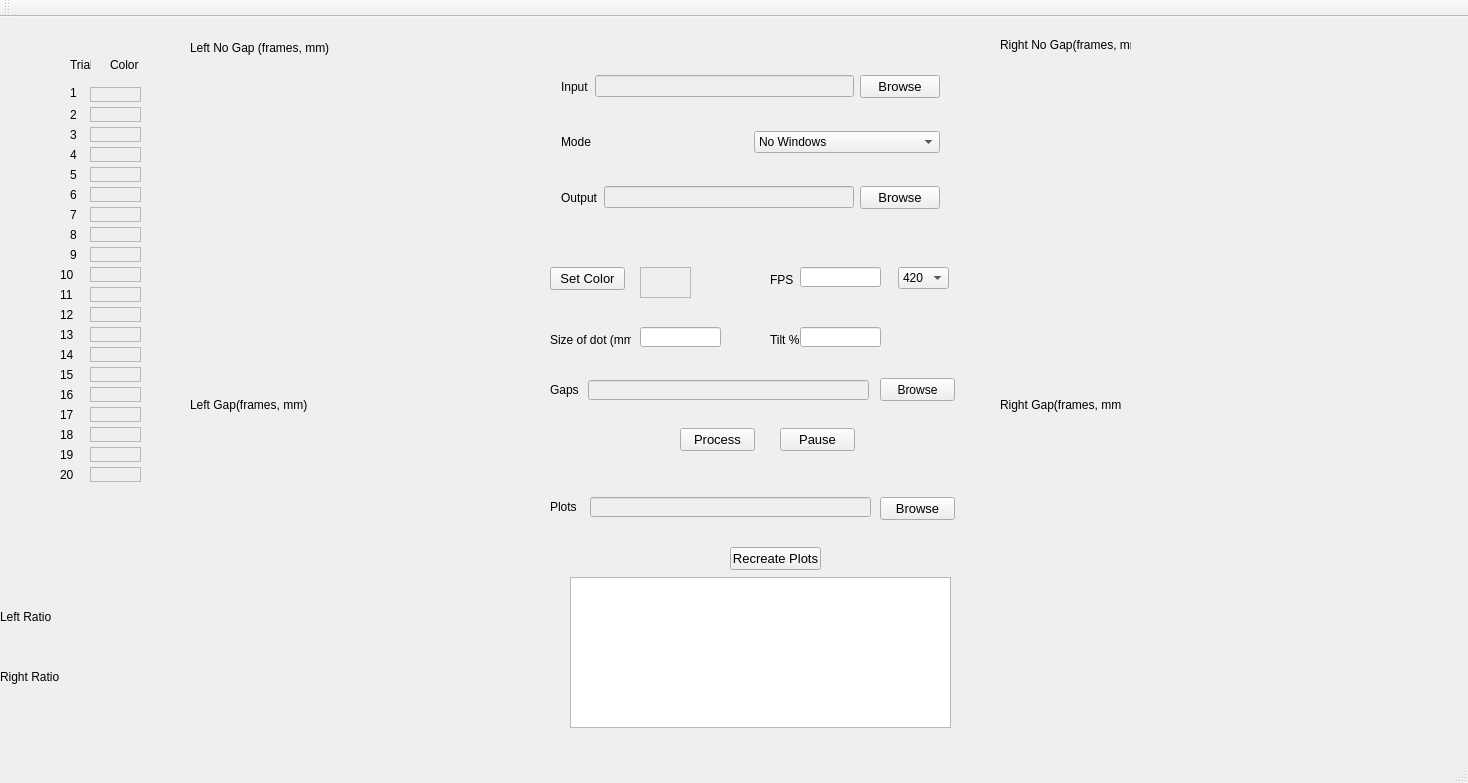
<?xml version="1.0" encoding="UTF-8"?>
<ui version="4.0">
 <class>MainWindow</class>
 <widget class="QMainWindow" name="MainWindow">
  <property name="geometry">
   <rect>
    <x>0</x>
    <y>0</y>
    <width>1468</width>
    <height>783</height>
   </rect>
  </property>
  <property name="windowTitle">
   <string>MainWindow</string>
  </property>
  <widget class="QWidget" name="centralWidget">
   <widget class="QPlainTextEdit" name="areaColor">
    <property name="enabled">
     <bool>false</bool>
    </property>
    <property name="geometry">
     <rect>
      <x>640</x>
      <y>250</y>
      <width>51</width>
      <height>31</height>
     </rect>
    </property>
   </widget>
   <widget class="QLabel" name="problems">
    <property name="geometry">
     <rect>
      <x>720</x>
      <y>610</y>
      <width>241</width>
      <height>41</height>
     </rect>
    </property>
    <property name="text">
     <string/>
    </property>
   </widget>
   <widget class="QPushButton" name="color">
    <property name="geometry">
     <rect>
      <x>550</x>
      <y>250</y>
      <width>75</width>
      <height>23</height>
     </rect>
    </property>
    <property name="font">
     <font>
      <pointsize>10</pointsize>
     </font>
    </property>
    <property name="text">
     <string>Set Color</string>
    </property>
   </widget>
   <widget class="QWidget" name="layoutWidget">
    <property name="geometry">
     <rect>
      <x>550</x>
      <y>20</y>
      <width>401</width>
      <height>211</height>
     </rect>
    </property>
    <layout class="QVBoxLayout" name="verticalLayout">
     <item>
      <layout class="QHBoxLayout" name="horizontalLayout">
       <item>
        <widget class="QLabel" name="label_2">
         <property name="text">
          <string>Input</string>
         </property>
        </widget>
       </item>
       <item>
        <widget class="QLineEdit" name="path">
         <property name="enabled">
          <bool>false</bool>
         </property>
        </widget>
       </item>
       <item>
        <widget class="QPushButton" name="Browse1">
         <property name="font">
          <font>
           <pointsize>10</pointsize>
          </font>
         </property>
         <property name="text">
          <string>Browse</string>
         </property>
        </widget>
       </item>
      </layout>
     </item>
     <item>
      <layout class="QHBoxLayout" name="horizontalLayout_3">
       <item>
        <widget class="QLabel" name="label">
         <property name="text">
          <string>Mode</string>
         </property>
        </widget>
       </item>
       <item>
        <widget class="QComboBox" name="mode">
         <item>
          <property name="text">
           <string>No Windows</string>
          </property>
         </item>
         <item>
          <property name="text">
           <string>Windows</string>
          </property>
         </item>
        </widget>
       </item>
      </layout>
     </item>
     <item>
      <layout class="QHBoxLayout" name="horizontalLayout_2">
       <item>
        <widget class="QLabel" name="label_4">
         <property name="text">
          <string>Output</string>
         </property>
        </widget>
       </item>
       <item>
        <widget class="QLineEdit" name="outPath">
         <property name="enabled">
          <bool>false</bool>
         </property>
        </widget>
       </item>
       <item>
        <widget class="QPushButton" name="Browse2">
         <property name="font">
          <font>
           <pointsize>10</pointsize>
          </font>
         </property>
         <property name="text">
          <string>Browse</string>
         </property>
        </widget>
       </item>
      </layout>
     </item>
    </layout>
   </widget>
   <widget class="QPushButton" name="starp">
    <property name="geometry">
     <rect>
      <x>680</x>
      <y>411</y>
      <width>75</width>
      <height>23</height>
     </rect>
    </property>
    <property name="font">
     <font>
      <pointsize>10</pointsize>
     </font>
    </property>
    <property name="text">
     <string>Process</string>
    </property>
   </widget>
   <widget class="QLineEdit" name="txtPath">
    <property name="enabled">
     <bool>false</bool>
    </property>
    <property name="geometry">
     <rect>
      <x>588</x>
      <y>363</y>
      <width>281</width>
      <height>20</height>
     </rect>
    </property>
   </widget>
   <widget class="QLabel" name="label_5">
    <property name="geometry">
     <rect>
      <x>550</x>
      <y>350</y>
      <width>34</width>
      <height>46</height>
     </rect>
    </property>
    <property name="text">
     <string>Gaps</string>
    </property>
   </widget>
   <widget class="QPushButton" name="Browse3">
    <property name="geometry">
     <rect>
      <x>880</x>
      <y>361</y>
      <width>75</width>
      <height>23</height>
     </rect>
    </property>
    <property name="text">
     <string>Browse</string>
    </property>
   </widget>
   <widget class="QComboBox" name="fps">
    <property name="geometry">
     <rect>
      <x>898</x>
      <y>250</y>
      <width>51</width>
      <height>22</height>
     </rect>
    </property>
    <item>
     <property name="text">
      <string>420</string>
     </property>
    </item>
    <item>
     <property name="text">
      <string>240</string>
     </property>
    </item>
   </widget>
   <widget class="QLabel" name="label_6">
    <property name="geometry">
     <rect>
      <x>770</x>
      <y>240</y>
      <width>34</width>
      <height>46</height>
     </rect>
    </property>
    <property name="text">
     <string>FPS</string>
    </property>
   </widget>
   <widget class="QCustomPlot" name="LeftNoGap" native="true">
    <property name="enabled">
     <bool>true</bool>
    </property>
    <property name="geometry">
     <rect>
      <x>190</x>
      <y>50</y>
      <width>341</width>
      <height>311</height>
     </rect>
    </property>
   </widget>
   <widget class="QCustomPlot" name="RightNoGap" native="true">
    <property name="geometry">
     <rect>
      <x>1000</x>
      <y>50</y>
      <width>341</width>
      <height>311</height>
     </rect>
    </property>
   </widget>
   <widget class="QCustomPlot" name="RightGap" native="true">
    <property name="geometry">
     <rect>
      <x>1000</x>
      <y>410</y>
      <width>341</width>
      <height>311</height>
     </rect>
    </property>
   </widget>
   <widget class="QCustomPlot" name="LeftGap" native="true">
    <property name="geometry">
     <rect>
      <x>190</x>
      <y>410</y>
      <width>341</width>
      <height>311</height>
     </rect>
    </property>
   </widget>
   <widget class="QLabel" name="label_3">
    <property name="geometry">
     <rect>
      <x>190</x>
      <y>20</y>
      <width>181</width>
      <height>21</height>
     </rect>
    </property>
    <property name="text">
     <string>Left No Gap (frames, mm)</string>
    </property>
    <property name="textFormat">
     <enum>Qt::PlainText</enum>
    </property>
   </widget>
   <widget class="QLabel" name="label_7">
    <property name="geometry">
     <rect>
      <x>190</x>
      <y>380</y>
      <width>131</width>
      <height>16</height>
     </rect>
    </property>
    <property name="text">
     <string>Left Gap(frames, mm)</string>
    </property>
   </widget>
   <widget class="QLabel" name="label_8">
    <property name="geometry">
     <rect>
      <x>1000</x>
      <y>20</y>
      <width>131</width>
      <height>16</height>
     </rect>
    </property>
    <property name="text">
     <string>Right No Gap(frames, mm)</string>
    </property>
   </widget>
   <widget class="QLabel" name="label_9">
    <property name="geometry">
     <rect>
      <x>1000</x>
      <y>380</y>
      <width>121</width>
      <height>16</height>
     </rect>
    </property>
    <property name="text">
     <string>Right Gap(frames, mm)</string>
    </property>
   </widget>
   <widget class="QLabel" name="label_10">
    <property name="geometry">
     <rect>
      <x>550</x>
      <y>467</y>
      <width>34</width>
      <height>46</height>
     </rect>
    </property>
    <property name="text">
     <string>Plots</string>
    </property>
   </widget>
   <widget class="QPushButton" name="Browse4">
    <property name="geometry">
     <rect>
      <x>880</x>
      <y>480</y>
      <width>75</width>
      <height>23</height>
     </rect>
    </property>
    <property name="font">
     <font>
      <pointsize>10</pointsize>
     </font>
    </property>
    <property name="text">
     <string>Browse</string>
    </property>
   </widget>
   <widget class="QLineEdit" name="plotPath">
    <property name="enabled">
     <bool>false</bool>
    </property>
    <property name="geometry">
     <rect>
      <x>590</x>
      <y>480</y>
      <width>281</width>
      <height>20</height>
     </rect>
    </property>
   </widget>
   <widget class="QPushButton" name="ploting">
    <property name="geometry">
     <rect>
      <x>730</x>
      <y>530</y>
      <width>91</width>
      <height>23</height>
     </rect>
    </property>
    <property name="font">
     <font>
      <pointsize>10</pointsize>
     </font>
    </property>
    <property name="text">
     <string>Recreate Plots</string>
    </property>
   </widget>
   <widget class="QLineEdit" name="fps3">
    <property name="geometry">
     <rect>
      <x>800</x>
      <y>250</y>
      <width>81</width>
      <height>20</height>
     </rect>
    </property>
   </widget>
   <widget class="QTextEdit" name="Information">
    <property name="geometry">
     <rect>
      <x>570</x>
      <y>560</y>
      <width>381</width>
      <height>151</height>
     </rect>
    </property>
    <property name="font">
     <font>
      <pointsize>11</pointsize>
     </font>
    </property>
   </widget>
   <widget class="QLabel" name="label_11">
    <property name="geometry">
     <rect>
      <x>70</x>
      <y>40</y>
      <width>21</width>
      <height>16</height>
     </rect>
    </property>
    <property name="text">
     <string>Trial</string>
    </property>
   </widget>
   <widget class="QLabel" name="label_12">
    <property name="geometry">
     <rect>
      <x>110</x>
      <y>40</y>
      <width>31</width>
      <height>16</height>
     </rect>
    </property>
    <property name="text">
     <string>Color</string>
    </property>
   </widget>
   <widget class="QLabel" name="label_13">
    <property name="geometry">
     <rect>
      <x>70</x>
      <y>66</y>
      <width>21</width>
      <height>20</height>
     </rect>
    </property>
    <property name="text">
     <string>1</string>
    </property>
   </widget>
   <widget class="QLabel" name="label_14">
    <property name="geometry">
     <rect>
      <x>70</x>
      <y>90</y>
      <width>21</width>
      <height>16</height>
     </rect>
    </property>
    <property name="text">
     <string>2</string>
    </property>
   </widget>
   <widget class="QLabel" name="label_15">
    <property name="geometry">
     <rect>
      <x>70</x>
      <y>110</y>
      <width>21</width>
      <height>16</height>
     </rect>
    </property>
    <property name="text">
     <string>3</string>
    </property>
   </widget>
   <widget class="QLabel" name="label_16">
    <property name="geometry">
     <rect>
      <x>70</x>
      <y>130</y>
      <width>21</width>
      <height>16</height>
     </rect>
    </property>
    <property name="text">
     <string>4</string>
    </property>
   </widget>
   <widget class="QLabel" name="label_17">
    <property name="geometry">
     <rect>
      <x>70</x>
      <y>150</y>
      <width>21</width>
      <height>16</height>
     </rect>
    </property>
    <property name="text">
     <string>5</string>
    </property>
   </widget>
   <widget class="QLabel" name="label_18">
    <property name="geometry">
     <rect>
      <x>70</x>
      <y>170</y>
      <width>21</width>
      <height>16</height>
     </rect>
    </property>
    <property name="text">
     <string>6</string>
    </property>
   </widget>
   <widget class="QLabel" name="label_19">
    <property name="geometry">
     <rect>
      <x>70</x>
      <y>190</y>
      <width>21</width>
      <height>16</height>
     </rect>
    </property>
    <property name="text">
     <string>7</string>
    </property>
   </widget>
   <widget class="QLabel" name="label_20">
    <property name="geometry">
     <rect>
      <x>70</x>
      <y>210</y>
      <width>21</width>
      <height>16</height>
     </rect>
    </property>
    <property name="text">
     <string>8</string>
    </property>
   </widget>
   <widget class="QLabel" name="label_21">
    <property name="geometry">
     <rect>
      <x>70</x>
      <y>230</y>
      <width>21</width>
      <height>16</height>
     </rect>
    </property>
    <property name="text">
     <string>9</string>
    </property>
   </widget>
   <widget class="QLabel" name="label_22">
    <property name="geometry">
     <rect>
      <x>60</x>
      <y>250</y>
      <width>21</width>
      <height>16</height>
     </rect>
    </property>
    <property name="text">
     <string>10</string>
    </property>
   </widget>
   <widget class="QLabel" name="label_23">
    <property name="geometry">
     <rect>
      <x>60</x>
      <y>270</y>
      <width>21</width>
      <height>16</height>
     </rect>
    </property>
    <property name="text">
     <string>11</string>
    </property>
   </widget>
   <widget class="QLabel" name="label_24">
    <property name="geometry">
     <rect>
      <x>60</x>
      <y>290</y>
      <width>21</width>
      <height>16</height>
     </rect>
    </property>
    <property name="text">
     <string>12</string>
    </property>
   </widget>
   <widget class="QLabel" name="label_25">
    <property name="geometry">
     <rect>
      <x>60</x>
      <y>310</y>
      <width>21</width>
      <height>16</height>
     </rect>
    </property>
    <property name="text">
     <string>13</string>
    </property>
   </widget>
   <widget class="QLabel" name="label_26">
    <property name="geometry">
     <rect>
      <x>60</x>
      <y>330</y>
      <width>21</width>
      <height>16</height>
     </rect>
    </property>
    <property name="text">
     <string>14</string>
    </property>
   </widget>
   <widget class="QLabel" name="label_27">
    <property name="geometry">
     <rect>
      <x>60</x>
      <y>350</y>
      <width>21</width>
      <height>16</height>
     </rect>
    </property>
    <property name="text">
     <string>15</string>
    </property>
   </widget>
   <widget class="QLabel" name="label_28">
    <property name="geometry">
     <rect>
      <x>60</x>
      <y>370</y>
      <width>21</width>
      <height>16</height>
     </rect>
    </property>
    <property name="text">
     <string>16</string>
    </property>
   </widget>
   <widget class="QLabel" name="label_29">
    <property name="geometry">
     <rect>
      <x>60</x>
      <y>390</y>
      <width>21</width>
      <height>16</height>
     </rect>
    </property>
    <property name="text">
     <string>17</string>
    </property>
   </widget>
   <widget class="QLabel" name="label_30">
    <property name="geometry">
     <rect>
      <x>60</x>
      <y>410</y>
      <width>21</width>
      <height>16</height>
     </rect>
    </property>
    <property name="text">
     <string>18</string>
    </property>
   </widget>
   <widget class="QLabel" name="label_31">
    <property name="geometry">
     <rect>
      <x>60</x>
      <y>430</y>
      <width>21</width>
      <height>16</height>
     </rect>
    </property>
    <property name="text">
     <string>19</string>
    </property>
   </widget>
   <widget class="QLabel" name="label_32">
    <property name="geometry">
     <rect>
      <x>60</x>
      <y>450</y>
      <width>21</width>
      <height>16</height>
     </rect>
    </property>
    <property name="text">
     <string>20</string>
    </property>
   </widget>
   <widget class="QPlainTextEdit" name="color0">
    <property name="enabled">
     <bool>false</bool>
    </property>
    <property name="geometry">
     <rect>
      <x>90</x>
      <y>70</y>
      <width>51</width>
      <height>15</height>
     </rect>
    </property>
    <property name="font">
     <font>
      <pointsize>6</pointsize>
     </font>
    </property>
    <property name="acceptDrops">
     <bool>true</bool>
    </property>
    <property name="verticalScrollBarPolicy">
     <enum>Qt::ScrollBarAlwaysOff</enum>
    </property>
   </widget>
   <widget class="QPlainTextEdit" name="color1">
    <property name="enabled">
     <bool>false</bool>
    </property>
    <property name="geometry">
     <rect>
      <x>90</x>
      <y>90</y>
      <width>51</width>
      <height>15</height>
     </rect>
    </property>
    <property name="font">
     <font>
      <pointsize>6</pointsize>
     </font>
    </property>
    <property name="acceptDrops">
     <bool>true</bool>
    </property>
    <property name="verticalScrollBarPolicy">
     <enum>Qt::ScrollBarAlwaysOff</enum>
    </property>
   </widget>
   <widget class="QPlainTextEdit" name="color2">
    <property name="enabled">
     <bool>false</bool>
    </property>
    <property name="geometry">
     <rect>
      <x>90</x>
      <y>110</y>
      <width>51</width>
      <height>15</height>
     </rect>
    </property>
    <property name="font">
     <font>
      <pointsize>6</pointsize>
     </font>
    </property>
    <property name="acceptDrops">
     <bool>true</bool>
    </property>
    <property name="verticalScrollBarPolicy">
     <enum>Qt::ScrollBarAlwaysOff</enum>
    </property>
   </widget>
   <widget class="QPlainTextEdit" name="color3">
    <property name="enabled">
     <bool>false</bool>
    </property>
    <property name="geometry">
     <rect>
      <x>90</x>
      <y>130</y>
      <width>51</width>
      <height>15</height>
     </rect>
    </property>
    <property name="font">
     <font>
      <pointsize>6</pointsize>
     </font>
    </property>
    <property name="acceptDrops">
     <bool>true</bool>
    </property>
    <property name="verticalScrollBarPolicy">
     <enum>Qt::ScrollBarAlwaysOff</enum>
    </property>
   </widget>
   <widget class="QPlainTextEdit" name="color4">
    <property name="enabled">
     <bool>false</bool>
    </property>
    <property name="geometry">
     <rect>
      <x>90</x>
      <y>150</y>
      <width>51</width>
      <height>15</height>
     </rect>
    </property>
    <property name="font">
     <font>
      <pointsize>6</pointsize>
     </font>
    </property>
    <property name="acceptDrops">
     <bool>true</bool>
    </property>
    <property name="verticalScrollBarPolicy">
     <enum>Qt::ScrollBarAlwaysOff</enum>
    </property>
   </widget>
   <widget class="QPlainTextEdit" name="color5">
    <property name="enabled">
     <bool>false</bool>
    </property>
    <property name="geometry">
     <rect>
      <x>90</x>
      <y>170</y>
      <width>51</width>
      <height>15</height>
     </rect>
    </property>
    <property name="font">
     <font>
      <pointsize>6</pointsize>
     </font>
    </property>
    <property name="acceptDrops">
     <bool>true</bool>
    </property>
    <property name="verticalScrollBarPolicy">
     <enum>Qt::ScrollBarAlwaysOff</enum>
    </property>
   </widget>
   <widget class="QPlainTextEdit" name="color6">
    <property name="enabled">
     <bool>false</bool>
    </property>
    <property name="geometry">
     <rect>
      <x>90</x>
      <y>190</y>
      <width>51</width>
      <height>15</height>
     </rect>
    </property>
    <property name="font">
     <font>
      <pointsize>6</pointsize>
     </font>
    </property>
    <property name="acceptDrops">
     <bool>true</bool>
    </property>
    <property name="verticalScrollBarPolicy">
     <enum>Qt::ScrollBarAlwaysOff</enum>
    </property>
   </widget>
   <widget class="QPlainTextEdit" name="color7">
    <property name="enabled">
     <bool>false</bool>
    </property>
    <property name="geometry">
     <rect>
      <x>90</x>
      <y>210</y>
      <width>51</width>
      <height>15</height>
     </rect>
    </property>
    <property name="font">
     <font>
      <pointsize>6</pointsize>
     </font>
    </property>
    <property name="acceptDrops">
     <bool>true</bool>
    </property>
    <property name="verticalScrollBarPolicy">
     <enum>Qt::ScrollBarAlwaysOff</enum>
    </property>
   </widget>
   <widget class="QPlainTextEdit" name="color8">
    <property name="enabled">
     <bool>false</bool>
    </property>
    <property name="geometry">
     <rect>
      <x>90</x>
      <y>230</y>
      <width>51</width>
      <height>15</height>
     </rect>
    </property>
    <property name="font">
     <font>
      <pointsize>6</pointsize>
     </font>
    </property>
    <property name="acceptDrops">
     <bool>true</bool>
    </property>
    <property name="verticalScrollBarPolicy">
     <enum>Qt::ScrollBarAlwaysOff</enum>
    </property>
   </widget>
   <widget class="QPlainTextEdit" name="color9">
    <property name="enabled">
     <bool>false</bool>
    </property>
    <property name="geometry">
     <rect>
      <x>90</x>
      <y>250</y>
      <width>51</width>
      <height>15</height>
     </rect>
    </property>
    <property name="font">
     <font>
      <pointsize>6</pointsize>
     </font>
    </property>
    <property name="acceptDrops">
     <bool>true</bool>
    </property>
    <property name="verticalScrollBarPolicy">
     <enum>Qt::ScrollBarAlwaysOff</enum>
    </property>
   </widget>
   <widget class="QPlainTextEdit" name="color10">
    <property name="enabled">
     <bool>false</bool>
    </property>
    <property name="geometry">
     <rect>
      <x>90</x>
      <y>270</y>
      <width>51</width>
      <height>15</height>
     </rect>
    </property>
    <property name="font">
     <font>
      <pointsize>6</pointsize>
     </font>
    </property>
    <property name="acceptDrops">
     <bool>true</bool>
    </property>
    <property name="verticalScrollBarPolicy">
     <enum>Qt::ScrollBarAlwaysOff</enum>
    </property>
   </widget>
   <widget class="QPlainTextEdit" name="color11">
    <property name="enabled">
     <bool>false</bool>
    </property>
    <property name="geometry">
     <rect>
      <x>90</x>
      <y>290</y>
      <width>51</width>
      <height>15</height>
     </rect>
    </property>
    <property name="font">
     <font>
      <pointsize>6</pointsize>
     </font>
    </property>
    <property name="acceptDrops">
     <bool>true</bool>
    </property>
    <property name="verticalScrollBarPolicy">
     <enum>Qt::ScrollBarAlwaysOff</enum>
    </property>
   </widget>
   <widget class="QPlainTextEdit" name="color12">
    <property name="enabled">
     <bool>false</bool>
    </property>
    <property name="geometry">
     <rect>
      <x>90</x>
      <y>310</y>
      <width>51</width>
      <height>15</height>
     </rect>
    </property>
    <property name="font">
     <font>
      <pointsize>6</pointsize>
     </font>
    </property>
    <property name="acceptDrops">
     <bool>true</bool>
    </property>
    <property name="verticalScrollBarPolicy">
     <enum>Qt::ScrollBarAlwaysOff</enum>
    </property>
   </widget>
   <widget class="QPlainTextEdit" name="color13">
    <property name="enabled">
     <bool>false</bool>
    </property>
    <property name="geometry">
     <rect>
      <x>90</x>
      <y>330</y>
      <width>51</width>
      <height>15</height>
     </rect>
    </property>
    <property name="font">
     <font>
      <pointsize>6</pointsize>
     </font>
    </property>
    <property name="acceptDrops">
     <bool>true</bool>
    </property>
    <property name="verticalScrollBarPolicy">
     <enum>Qt::ScrollBarAlwaysOff</enum>
    </property>
   </widget>
   <widget class="QPlainTextEdit" name="color14">
    <property name="enabled">
     <bool>false</bool>
    </property>
    <property name="geometry">
     <rect>
      <x>90</x>
      <y>350</y>
      <width>51</width>
      <height>15</height>
     </rect>
    </property>
    <property name="font">
     <font>
      <pointsize>6</pointsize>
     </font>
    </property>
    <property name="acceptDrops">
     <bool>true</bool>
    </property>
    <property name="verticalScrollBarPolicy">
     <enum>Qt::ScrollBarAlwaysOff</enum>
    </property>
   </widget>
   <widget class="QPlainTextEdit" name="color15">
    <property name="enabled">
     <bool>false</bool>
    </property>
    <property name="geometry">
     <rect>
      <x>90</x>
      <y>370</y>
      <width>51</width>
      <height>15</height>
     </rect>
    </property>
    <property name="font">
     <font>
      <pointsize>6</pointsize>
     </font>
    </property>
    <property name="acceptDrops">
     <bool>true</bool>
    </property>
    <property name="verticalScrollBarPolicy">
     <enum>Qt::ScrollBarAlwaysOff</enum>
    </property>
   </widget>
   <widget class="QPlainTextEdit" name="color16">
    <property name="enabled">
     <bool>false</bool>
    </property>
    <property name="geometry">
     <rect>
      <x>90</x>
      <y>390</y>
      <width>51</width>
      <height>15</height>
     </rect>
    </property>
    <property name="font">
     <font>
      <pointsize>6</pointsize>
     </font>
    </property>
    <property name="acceptDrops">
     <bool>true</bool>
    </property>
    <property name="verticalScrollBarPolicy">
     <enum>Qt::ScrollBarAlwaysOff</enum>
    </property>
   </widget>
   <widget class="QPlainTextEdit" name="color17">
    <property name="enabled">
     <bool>false</bool>
    </property>
    <property name="geometry">
     <rect>
      <x>90</x>
      <y>410</y>
      <width>51</width>
      <height>15</height>
     </rect>
    </property>
    <property name="font">
     <font>
      <pointsize>6</pointsize>
     </font>
    </property>
    <property name="acceptDrops">
     <bool>true</bool>
    </property>
    <property name="verticalScrollBarPolicy">
     <enum>Qt::ScrollBarAlwaysOff</enum>
    </property>
   </widget>
   <widget class="QPlainTextEdit" name="color18">
    <property name="enabled">
     <bool>false</bool>
    </property>
    <property name="geometry">
     <rect>
      <x>90</x>
      <y>430</y>
      <width>51</width>
      <height>15</height>
     </rect>
    </property>
    <property name="font">
     <font>
      <pointsize>6</pointsize>
     </font>
    </property>
    <property name="acceptDrops">
     <bool>true</bool>
    </property>
    <property name="verticalScrollBarPolicy">
     <enum>Qt::ScrollBarAlwaysOff</enum>
    </property>
   </widget>
   <widget class="QPlainTextEdit" name="color19">
    <property name="enabled">
     <bool>false</bool>
    </property>
    <property name="geometry">
     <rect>
      <x>90</x>
      <y>450</y>
      <width>51</width>
      <height>15</height>
     </rect>
    </property>
    <property name="font">
     <font>
      <pointsize>6</pointsize>
     </font>
    </property>
    <property name="acceptDrops">
     <bool>true</bool>
    </property>
    <property name="verticalScrollBarPolicy">
     <enum>Qt::ScrollBarAlwaysOff</enum>
    </property>
   </widget>
   <widget class="QPushButton" name="PauseButton">
    <property name="geometry">
     <rect>
      <x>780</x>
      <y>411</y>
      <width>75</width>
      <height>23</height>
     </rect>
    </property>
    <property name="font">
     <font>
      <pointsize>10</pointsize>
     </font>
    </property>
    <property name="text">
     <string>Pause</string>
    </property>
   </widget>
   <widget class="QLabel" name="label_33">
    <property name="geometry">
     <rect>
      <x>0</x>
      <y>590</y>
      <width>61</width>
      <height>20</height>
     </rect>
    </property>
    <property name="text">
     <string>Left Ratio</string>
    </property>
   </widget>
   <widget class="QLabel" name="label_34">
    <property name="geometry">
     <rect>
      <x>0</x>
      <y>650</y>
      <width>61</width>
      <height>20</height>
     </rect>
    </property>
    <property name="text">
     <string>Right Ratio</string>
    </property>
   </widget>
   <widget class="QLabel" name="LeftRatio">
    <property name="geometry">
     <rect>
      <x>80</x>
      <y>590</y>
      <width>61</width>
      <height>20</height>
     </rect>
    </property>
    <property name="font">
     <font>
      <pointsize>10</pointsize>
     </font>
    </property>
    <property name="text">
     <string/>
    </property>
   </widget>
   <widget class="QLabel" name="RightRatio">
    <property name="geometry">
     <rect>
      <x>80</x>
      <y>650</y>
      <width>61</width>
      <height>20</height>
     </rect>
    </property>
    <property name="font">
     <font>
      <pointsize>10</pointsize>
     </font>
    </property>
    <property name="text">
     <string/>
    </property>
   </widget>
   <widget class="QLineEdit" name="dots">
    <property name="geometry">
     <rect>
      <x>640</x>
      <y>310</y>
      <width>81</width>
      <height>20</height>
     </rect>
    </property>
   </widget>
   <widget class="QLabel" name="label_35">
    <property name="geometry">
     <rect>
      <x>550</x>
      <y>300</y>
      <width>81</width>
      <height>46</height>
     </rect>
    </property>
    <property name="text">
     <string>Size of dot (mml)</string>
    </property>
   </widget>
   <widget class="QLabel" name="label_36">
    <property name="geometry">
     <rect>
      <x>770</x>
      <y>300</y>
      <width>34</width>
      <height>46</height>
     </rect>
    </property>
    <property name="text">
     <string>Tilt %</string>
    </property>
   </widget>
   <widget class="QLineEdit" name="tilt">
    <property name="geometry">
     <rect>
      <x>800</x>
      <y>310</y>
      <width>81</width>
      <height>20</height>
     </rect>
    </property>
   </widget>
  </widget>
  <widget class="QMenuBar" name="menuBar">
   <property name="geometry">
    <rect>
     <x>0</x>
     <y>0</y>
     <width>1468</width>
     <height>21</height>
    </rect>
   </property>
  </widget>
  <widget class="QToolBar" name="mainToolBar">
   <attribute name="toolBarArea">
    <enum>TopToolBarArea</enum>
   </attribute>
   <attribute name="toolBarBreak">
    <bool>false</bool>
   </attribute>
  </widget>
  <widget class="QStatusBar" name="statusBar"/>
 </widget>
 <layoutdefault spacing="6" margin="11"/>
 <customwidgets>
  <customwidget>
   <class>QCustomPlot</class>
   <extends>QWidget</extends>
   <header>qcustomplot.h</header>
   <container>1</container>
  </customwidget>
 </customwidgets>
 <resources/>
 <connections/>
</ui>
